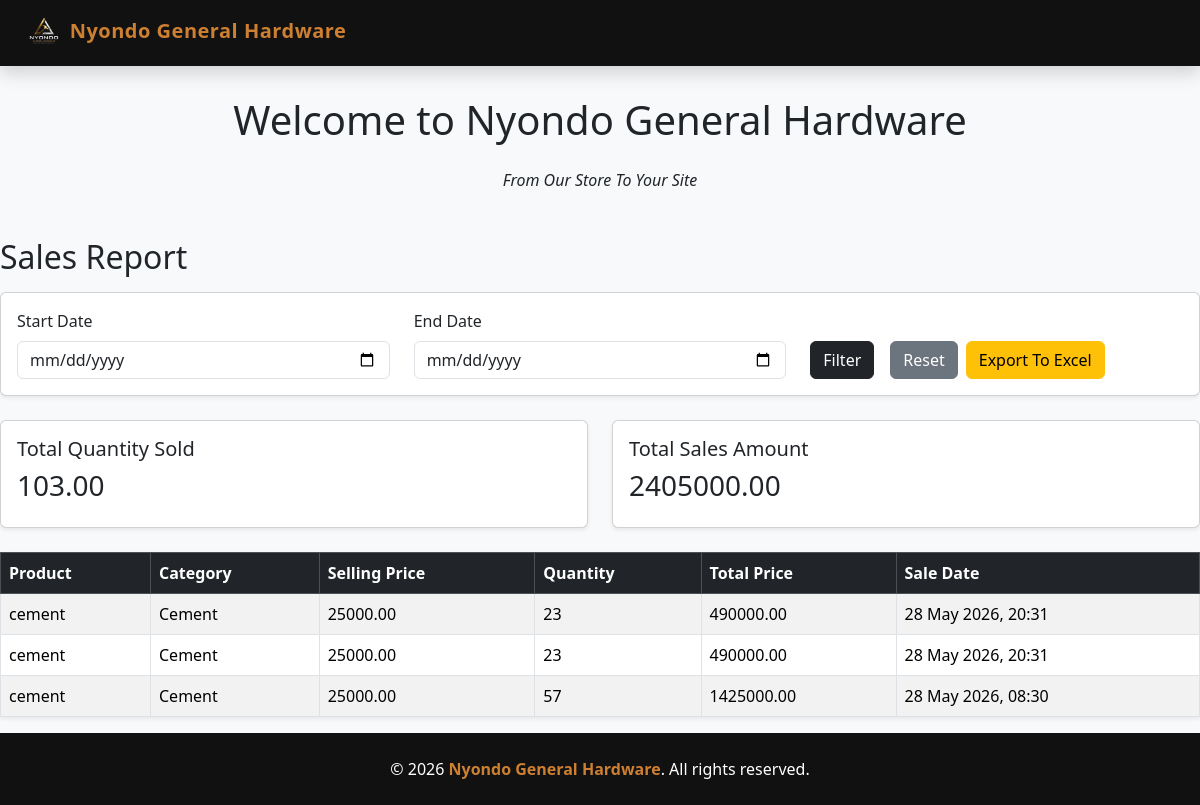
Page /sales/sales/report/ on the earlier database version.
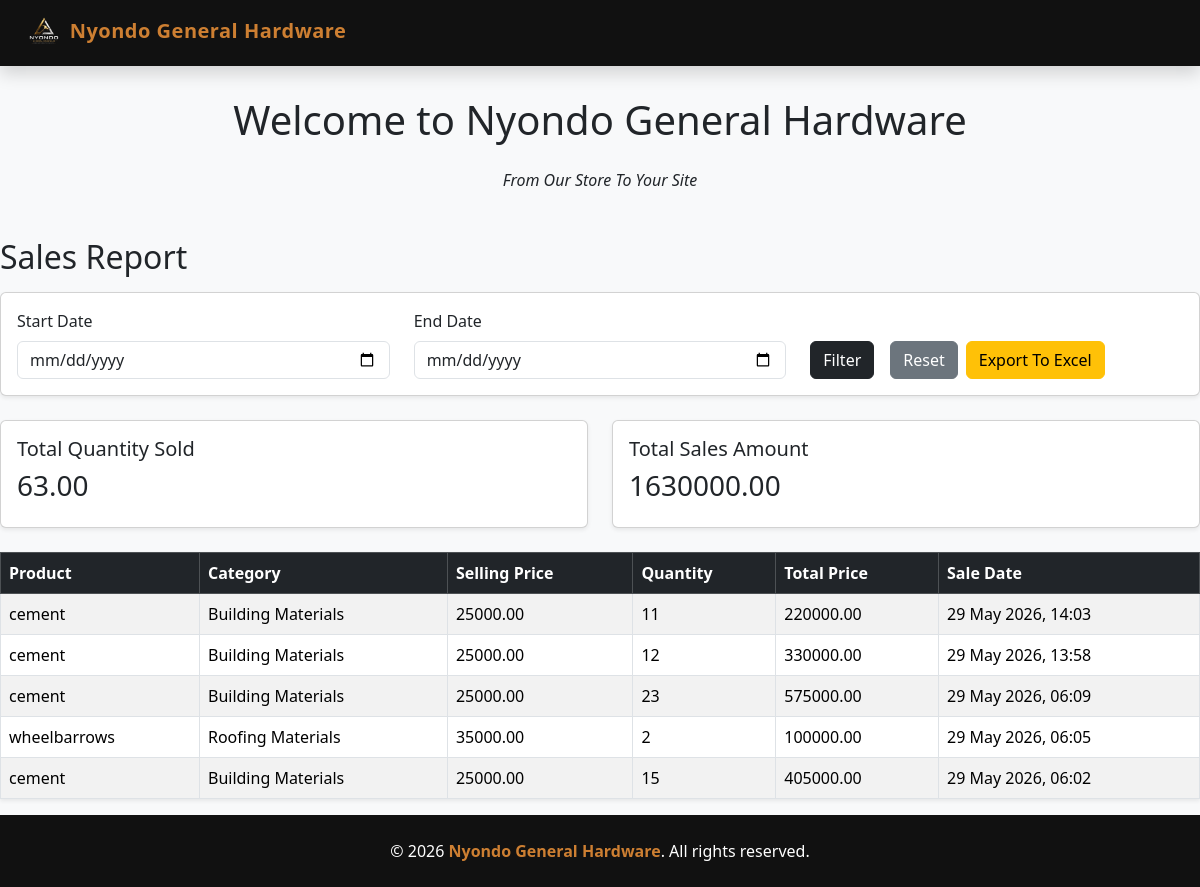
Same page on the later database version.
### salesapp/models.py (models this page shows, shortened)
class Sales(models.Model):
    CUSTOMER_TYPES = [
        ('wholesale', 'Wholesale'),
        ('retail', 'Retail'),
        ('walk_in', 'Walk_in')
    ]
    customer_type = models.CharField(max_length=20, choices = CUSTOMER_TYPES, default =" retail")
    customer_name = models.CharField(max_length=30)
    product_name = models.ForeignKey(Product, on_delete=models.CASCADE)
    quantity = models.PositiveIntegerField()
    total_price = models.DecimalField(max_digits=100, decimal_places=2)
    sale_date = models.DateTimeField(auto_now_add=True)
    distance = models.DecimalField(max_digits=10, decimal_places=2, default=0)
    transport_cost = models.DecimalField(max_digits=10, decimal_places=2, default=0)
    transport_note = models.TextField(default="", blank=True)

class Product(models.Model):
    category_name = models.ForeignKey(Category, on_delete=models.CASCADE)
    product_name = models.CharField(max_length=100)
    unit_price = models.DecimalField(max_digits=100, decimal_places=2, default=0)
    selling_price = models.DecimalField(max_digits=100, decimal_places=2, default=0)
    description = models.TextField(blank=True)

class Category(models.Model):
    category_name = models.CharField(max_length=100, unique=True)
    slug = models.SlugField(unique=True)

### salesapp/views.py (the view)
# urls.py: path("sales/report/", views.sales_report, name="sales_report"),
def sales_report(request):
    sales = Sales.objects.all().order_by("-sale_date")
    start_date = request.GET.get("start_date")
    end_date = request.GET.get("end_date")
    if start_date:
        sales = sales.filter(sale_date__date__gte=start_date)
    if end_date:
        sales = sales.filter(sale_date__date__lte=end_date)
    total_sales_amount = sales.aggregate(
        total=Sum("total_price")
    )["total"] or 0
    total_quantity_sold = sales.aggregate(
        total=Sum("quantity")
    )["total"] or 0
    return render(request, "sales_report.html", {
        "sales": sales,
        "start_date": start_date,
        "end_date": end_date,
        "total_sales_amount": total_sales_amount,
        "total_quantity_sold": total_quantity_sold,
    })

### salesapp/templates/sales_report.html
{% extends 'base.html' %}
{% block content %}
<h2 class="mb-3">Sales Report</h2>
<form method="GET" class="card card-body shadow-sm mb-4">
    <div class="row">
        <div class="col-md-4">
            <label class="form-label">Start Date</label>
            <input type="date" name="start_date" value="{{ start_date }}" class="form-control">
        </div>
        <div class="col-md-4">
            <label class="form-label">End Date</label>
            <input type="date" name="end_date" value="{{ end_date }}" class="form-control">
        </div>
        <div class="col-md-4 d-flex align-items-end gap-2">
            <button type="submit" class="btn btn-dark me-2">Filter</button>
            <a href="{% url 'sales_report' %}" class="btn btn-secondary">Reset</a>
            <a href="{% url 'export_sales_report_excel' %}?start_date={{ start_date|default:'' }}&end_date={{ end_date|default:'' }}" class="btn btn-warning">Export To Excel</a>
        </div>
    </div>
</form>
<div class="row mb-4">
    <div class="col-md-6">
        <div class="card shadow-sm">
            <div class="card-body">
                <h5>Total Quantity Sold</h5>
                <h3>{{ total_quantity_sold|floatformat:2 }}</h3>
            </div>
        </div>
    </div>
    <div class="col-md-6">
        <div class="card shadow-sm">
            <div class="card-body">
                <h5>Total Sales Amount</h5>
                <h3>{{ total_sales_amount|floatformat:2 }}</h3>
            </div>
        </div>
    </div>
</div>
<table class="table table-bordered table-striped shadow-sm">
    <thead class="table-dark">
        <tr>
            <th>Product</th>
            <th>Category</th>
            <th>Selling Price</th>
            <th>Quantity</th>
            <th>Total Price</th>
            <th>Sale Date</th>
        </tr>
    </thead>
    <tbody>
        {% for sale in sales %}
        <tr>
            <td>{{ sale.product_name.product_name }}</td>
            <td>{{ sale.product_name.category_name.category_name }}</td>
            <td>{{ sale.product_name.selling_price|floatformat:2 }}</td>
            <td>{{ sale.quantity }}</td>
            <td>{{ sale.total_price|floatformat:2}}</td>
            <td>{{ sale.sale_date|date:"j F Y, H:i" }}</td>
        </tr>
        {% empty %}
        <tr>
            <td colspan="6" class="text-center">No sales found for this period.</td>
        </tr>
        {% endfor %}
    </tbody>
</table>
{% endblock %}

Differences in the rows shown:
removed Sales: product_name.product_name "cement", product_name.category_name.category_name "Cement", product_name.selling_price "25000.00", quantity "23", total_price "490000.00", sale_date "28 May 2026, 20:31"
removed Sales: product_name.product_name "cement", product_name.category_name.category_name "Cement", product_name.selling_price "25000.00", quantity "23", total_price "490000.00", sale_date "28 May 2026, 20:31"
removed Sales: product_name.product_name "cement", product_name.category_name.category_name "Cement", product_name.selling_price "25000.00", quantity "57", total_price "1425000.00", sale_date "28 May 2026, 08:30"
added Sales: product_name.product_name "cement", product_name.category_name.category_name "Building Materials", product_name.selling_price "25000.00", quantity "11", total_price "220000.00", sale_date "29 May 2026, 14:03"
added Sales: product_name.product_name "cement", product_name.category_name.category_name "Building Materials", product_name.selling_price "25000.00", quantity "12", total_price "330000.00", sale_date "29 May 2026, 13:58"
added Sales: product_name.product_name "cement", product_name.category_name.category_name "Building Materials", product_name.selling_price "25000.00", quantity "23", total_price "575000.00", sale_date "29 May 2026, 06:09"
added Sales: product_name.product_name "wheelbarrows", product_name.category_name.category_name "Roofing Materials", product_name.selling_price "35000.00", quantity "2", total_price "100000.00", sale_date "29 May 2026, 06:05"
added Sales: product_name.product_name "cement", product_name.category_name.category_name "Building Materials", product_name.selling_price "25000.00", quantity "15", total_price "405000.00", sale_date "29 May 2026, 06:02"
Other differences:
{{ total_quantity_sold|floatformat:2 }}: "103.00" → "63.00"
{{ total_sales_amount|floatformat:2 }}: "2405000.00" → "1630000.00"
